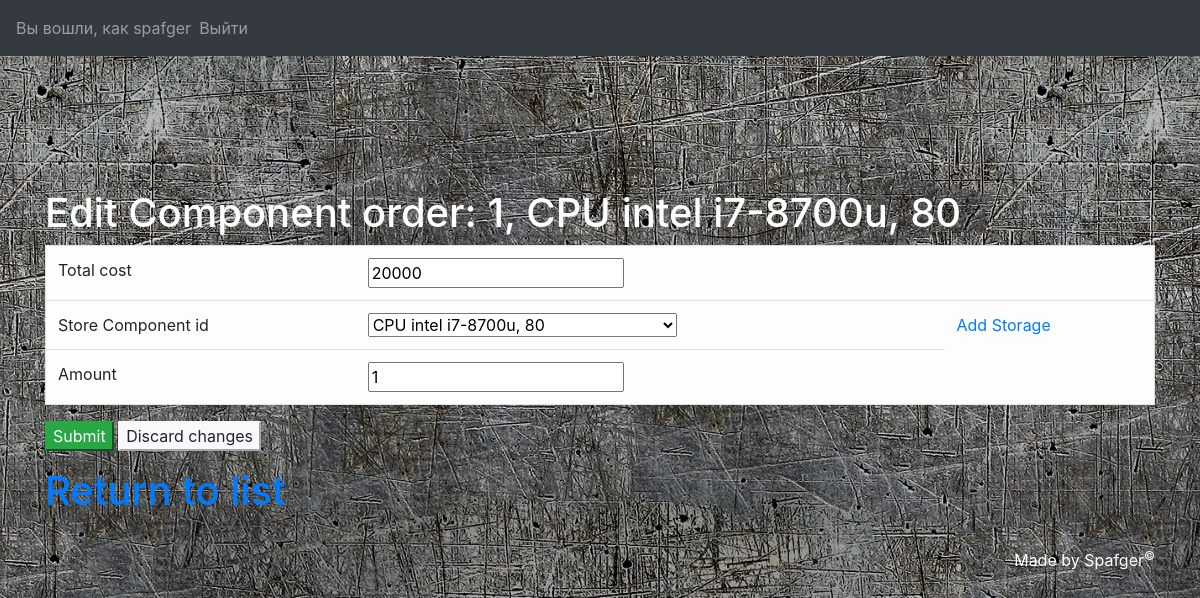
The app's page /LabaUD/mainmenu/Como/editcomoform/1 (signed in) with its own data.
### LabaUD/models.py (models this page shows)
class Compl_order(models.Model):
    id_compl_order = models.AutoField(primary_key=True)
    total_cost = models.IntegerField()
    store_compl_id = models.ForeignKey(Storage, on_delete=models.CASCADE)
    amount_compl = models.IntegerField()
    def __str__(self):
        return str(self.id_compl_order) + ", " + str(self.store_compl_id)

class Storage(models.Model):
    id_store_compl = models.AutoField(primary_key=True)
    compl_id = models.ForeignKey(Compl, on_delete=models.CASCADE)
    stock_balance = models.IntegerField()
    supplier_id = models.ForeignKey(Supplier, on_delete=models.CASCADE)
    def __str__(self):
        return str(self.compl_id) + ", " + str(self.stock_balance)

class Compl(models.Model):
    id_compl = models.AutoField(primary_key=True)
    compl_name = models.CharField(max_length=64)
    compl_article = models.CharField(max_length=20)
    compl_price = models.IntegerField()
    compl_maker = models.CharField(max_length=64)
    compl_description = models.CharField(max_length=128)
    def __str__(self):
        return self.compl_name

### LabaUD/views.py (the view, shortened to what this page needs)
# urls.py: url(r'^mainmenu/Como/editcomoform/(?P<como_name>[\w-]+)$', views.editcomo_form, name='edit_como'),
def editcomo_form(request, como_name):
    cur_user = get_user(request)
    if cur_user.is_staff:
        como = Compl_order.objects.get(id_compl_order=como_name)
        form = Compl_order_Form(instance=como)
        flag = False
        return render(request, "bdedit/Como/editcomo.html", locals())
    else:
        return redirect("../../../failed")

### LabaUD/forms.py
class Compl_order_Form(ModelForm):
    class Meta:
        model = Compl_order
        fields = ["id_compl_order", "total_cost", "store_compl_id", "amount_compl"]

### templates/bdedit/Como/editcomo.html (shortened to what this page needs)
{% extends "base.html" %}
{% block content %}
    <div class="container">
        <h1 style="color: #FFFFFF">Edit Component order: {{ como }}</h1>
    </div>
    <div class="container">
        <form action="" method="post">
            <table class="table table-light border" align="center">
                <tr>
                    <td>Total cost</td>
                    <td>{{ form.total_cost }}</td>
                </tr>
                <tr>
                    <td>Store Component id</td>
                    <td>{{ form.store_compl_id }}</td>
                    <td><a href="{% url "add_stor" %}">Add Storage</a></td>
                </tr>
                <tr>
                    <td>Amount</td>
                    <td>{{ form.amount_compl }}</td>
                </tr>
            </table>
            <p>
                <input type="submit" class="btn-success">
                <a href="../outcomo"><input type="button" class="btn-light" value="Discard changes"></a>
            </p>
        </form>
        <h1><a href="{% url "out_como" %}">Return to list</a></h1>
    </div>
{% endblock content %}

### templates/header.html (shortened to what this page needs)
<nav class="navbar navbar-expand-sm bg-dark navbar-dark">
{% if cur_user.id is not None %}
<ul class="navbar-nav mr-2">
    <li class="nav-item">
        <span class="navbar-text">
            Вы вошли, как {{ cur_user }}
        </span>
    </li>
    <li class="nav-item">
        <a class="nav-link" href="{% url 'logout' %}">Выйти</a>
    </li>
</ul>
{% endif %}
</nav>
<div class="container-fluid">
    <table class="w-75" style="height: 100px; margin: 0 auto">
            <tr>
            </tr>
    </table>
</div>
<hr>

### records on screen
Compl_order: id_compl_order+store_compl_id "1, CPU intel i7-8700u, 80", total_cost "20000", store_compl_id "CPU intel i7-8700u, 80", amount_compl "1"

### other values on screen
{{ cur_user }} "spafger"
